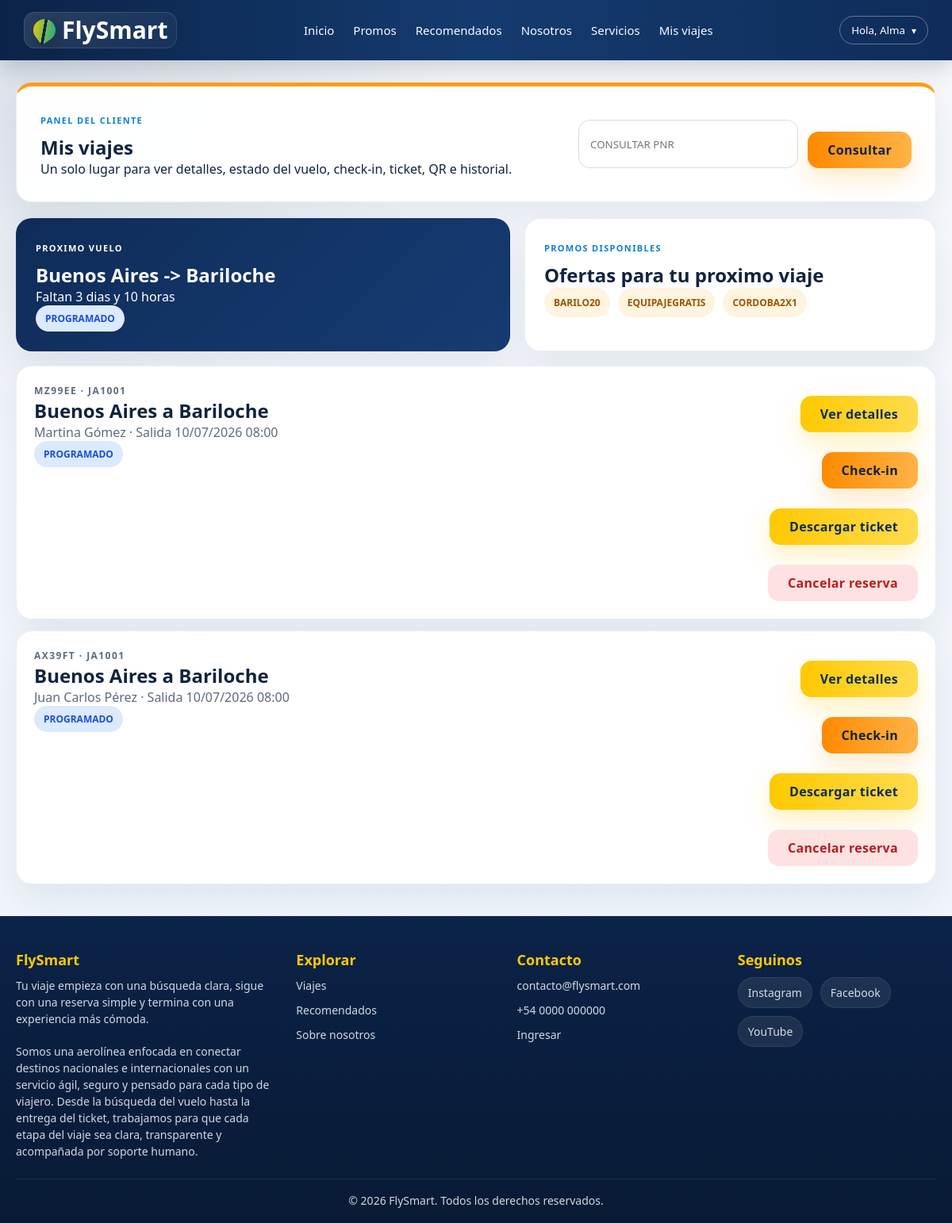
The page /consultas/reservas/mis_viajes.php (signed in) on the database its author committed.
### tables this page shows
CREATE TABLE `vuelos` (
  `id_vuelo` int(11) NOT NULL AUTO_INCREMENT,
  `numero_vuelo` varchar(20) NOT NULL,
  `id_avion` int(11) NOT NULL,
  `origen_iata` varchar(3) NOT NULL,
  `destino_iata` varchar(3) NOT NULL,
  `fecha_salida` datetime NOT NULL,
  `fecha_llegada` datetime NOT NULL,
  `precio_base_vuelo` decimal(10,2) NOT NULL,
  `estado_vuelo` varchar(20) NOT NULL,
  PRIMARY KEY (`id_vuelo`),
  KEY `id_avion` (`id_avion`),
  KEY `origen_iata` (`origen_iata`),
  KEY `destino_iata` (`destino_iata`),
  CONSTRAINT `fk_vuelos_avion` FOREIGN KEY (`id_avion`) REFERENCES `aviones` (`id_avion`),
  CONSTRAINT `fk_vuelos_destino` FOREIGN KEY (`destino_iata`) REFERENCES `aeropuertos` (`codigo_iata`),
  CONSTRAINT `fk_vuelos_origen` FOREIGN KEY (`origen_iata`) REFERENCES `aeropuertos` (`codigo_iata`)
);

CREATE TABLE `compras_ordenes` (
  `id_orden` int(11) NOT NULL AUTO_INCREMENT,
  `id_cliente` int(11) NOT NULL,
  `fecha_compra` datetime NOT NULL,
  `monto_total_pagado` decimal(10,2) NOT NULL,
  `id_metodo_pago` int(11) NOT NULL,
  PRIMARY KEY (`id_orden`),
  KEY `id_cliente` (`id_cliente`),
  KEY `id_metodo_pago` (`id_metodo_pago`),
  CONSTRAINT `fk_ordenes_cliente` FOREIGN KEY (`id_cliente`) REFERENCES `clientes` (`id_cliente`),
  CONSTRAINT `fk_ordenes_pago` FOREIGN KEY (`id_metodo_pago`) REFERENCES `metodos_pago` (`id_metodo_pago`)
);

CREATE TABLE `tickets_detalle` (
  `id_ticket` int(11) NOT NULL AUTO_INCREMENT,
  `id_orden` int(11) NOT NULL,
  `id_vuelo` int(11) NOT NULL,
  `id_pasajero` int(11) NOT NULL,
  `numero_asiento` varchar(10) DEFAULT NULL,  
  `id_plan` int(11) NOT NULL,
  `codigo_reserva_pnr` varchar(6) NOT NULL,
  `precio_tramo_pagado` decimal(10,2) NOT NULL,
  PRIMARY KEY (`id_ticket`),
  KEY `id_orden` (`id_orden`),
  KEY `id_vuelo` (`id_vuelo`),
  KEY `id_pasajero` (`id_pasajero`),
  KEY `id_plan` (`id_plan`),
  CONSTRAINT `fk_tickets_orden` FOREIGN KEY (`id_orden`) REFERENCES `compras_ordenes` (`id_orden`) ON DELETE CASCADE,
  CONSTRAINT `fk_tickets_pasajero` FOREIGN KEY (`id_pasajero`) REFERENCES `pasajeros` (`id_pasajero`),
  CONSTRAINT `fk_tickets_plan` FOREIGN KEY (`id_plan`) REFERENCES `planes_tarifas` (`id_plan`),
  CONSTRAINT `fk_tickets_vuelo` FOREIGN KEY (`id_vuelo`) REFERENCES `vuelos` (`id_vuelo`)
);

CREATE TABLE `aeropuertos` (
  `codigo_iata` varchar(3) NOT NULL,
  `nombre` varchar(100) NOT NULL,
  `ciudad` varchar(100) NOT NULL,
  `pais` varchar(100) NOT NULL,
  PRIMARY KEY (`codigo_iata`)
);

CREATE TABLE `pasajeros` (
  `id_pasajero` int(11) NOT NULL AUTO_INCREMENT,
  `tipo_documento` varchar(20) NOT NULL,
  `numero_documento` varchar(50) NOT NULL,
  `nombre` varchar(100) NOT NULL,
  `apellido` varchar(100) NOT NULL,
  `fecha_nacimiento` date NOT NULL,
  `asistencia_especial` tinyint(1) DEFAULT 0,
  `detalles_medicos` text DEFAULT NULL,
  PRIMARY KEY (`id_pasajero`),
  UNIQUE KEY `numero_documento` (`numero_documento`)
);

### consultas/reservas/mis_viajes.php (the view, shortened to what this page needs)
<?php
require_once '../../config/conexion.php';
include_once '../../includes/header.php';
$idCliente = $_SESSION['usuario_id'] ?? null;
$tickets = [];
$proximo = null;
function estadoClaseReserva(string $estado): string {
    $estado = strtolower($estado);
    return 'status-scheduled';
}
if ($idCliente) {
    $stmt = $pdo->prepare("
        SELECT td.codigo_reserva_pnr, td.numero_asiento, v.numero_vuelo, v.estado_vuelo, v.fecha_salida, v.fecha_llegada,
               origen.ciudad AS origen_ciudad, origen.codigo_iata AS origen_iata,
               destino.ciudad AS destino_ciudad, destino.codigo_iata AS destino_iata,
               p.nombre, p.apellido, co.fecha_compra
        FROM compras_ordenes co
        INNER JOIN tickets_detalle td ON td.id_orden = co.id_orden
        INNER JOIN vuelos v ON v.id_vuelo = td.id_vuelo
        INNER JOIN aeropuertos origen ON origen.codigo_iata = v.origen_iata
        INNER JOIN aeropuertos destino ON destino.codigo_iata = v.destino_iata
        INNER JOIN pasajeros p ON p.id_pasajero = td.id_pasajero
        WHERE co.id_cliente = :id_cliente
        ORDER BY v.fecha_salida ASC
    ");
    $stmt->execute(['id_cliente' => $idCliente]);
    $tickets = $stmt->fetchAll(PDO::FETCH_ASSOC);
    foreach ($tickets as $ticket) {
        if (strtotime($ticket['fecha_salida']) >= time() && strtolower($ticket['estado_vuelo']) !== 'cancelado') {
            $proximo = $ticket;
            break;
        }
    }
}
?>
<main class="reservation-page">
    <section class="client-panel-hero">
        <div>
            <p class="eyebrow">Panel del cliente</p>
            <h1>Mis viajes</h1>
            <p>Un solo lugar para ver detalles, estado del vuelo, check-in, ticket, QR e historial.</p>
        </div>
        <form action="ver_reserva.php" method="GET" class="reservation-search compact-search">
            <input type="text" name="pnr" maxlength="6" placeholder="Consultar PNR" required>
            <button type="submit" class="btn-next btn-orange">Consultar</button>
        </form>
    </section>
    <?php if (!$idCliente): ?>
        <section class="reservation-card reservation-empty">
            <h2>Inicia sesion para ver tus viajes</h2>
            <p>Sin iniciar sesion podes buscar vuelos, ver destinos, consultar un PNR y ver promociones. Para historial, check-in y tickets necesitas tu cuenta.</p>
            <a href="../login/login.php" class="btn-next btn-orange">Iniciar sesion</a>
        </section>
    <?php else: ?>
        <section class="dashboard-grid">
            <article class="dashboard-card next-flight-card">
                <p class="eyebrow">Proximo vuelo</p>
                <?php if ($proximo): ?>
                    <?php $faltan = max(0, strtotime($proximo['fecha_salida']) - time()); ?>
                    <h2><?= htmlspecialchars($proximo['origen_ciudad'] . ' -> ' . $proximo['destino_ciudad'], ENT_QUOTES, 'UTF-8') ?></h2>
                    <p>Faltan <?= floor($faltan / 86400) ?> dias y <?= floor(($faltan % 86400) / 3600) ?> horas</p>
                    <span class="status-pill <?= estadoClaseReserva($proximo['estado_vuelo']) ?>"><?= htmlspecialchars($proximo['estado_vuelo'], ENT_QUOTES, 'UTF-8') ?></span>
                <?php else: ?>
                    <h2>No tenes vuelos futuros</h2>
                    <p>Cuando compres un vuelo, va a aparecer aca.</p>
                <?php endif; ?>
            </article>
            <article class="dashboard-card">
                <p class="eyebrow">Promos disponibles</p>
                <h2>Ofertas para tu proximo viaje</h2>
                <div class="mini-promo-list">
                    <a href="../proceso_compra/vuelos.php?destino=BRC&pasajeros=1&codigo_promo=BARILO20">BARILO20</a>
                    <a href="../proceso_compra/vuelos.php?pasajeros=1&codigo_promo=EQUIPAJEGRATIS">EQUIPAJEGRATIS</a>
                    <a href="../proceso_compra/vuelos.php?destino=COR&pasajeros=2&codigo_promo=CORDOBA2X1">CORDOBA2X1</a>
                </div>
            </article>
        </section>
        <?php if (empty($tickets)): ?>
            <section class="reservation-card reservation-empty">
                <h2>Todavia no tenes vuelos comprados</h2>
                <p>Cuando finalices una reserva, va a aparecer en esta seccion.</p>
                <a href="../../index.php#buscador" class="btn-next">Buscar vuelos</a>
            </section>
        <?php else: ?>
            <section class="history-list">
                <?php foreach ($tickets as $ticket): ?>
                    <?php $cancelable = strtotime($ticket['fecha_salida']) > time() && strtolower($ticket['estado_vuelo']) !== 'cancelado'; ?>
                    <article class="history-item travel-action-card">
                        <div>
                            <p class="ticket-label"><?= htmlspecialchars($ticket['codigo_reserva_pnr'], ENT_QUOTES, 'UTF-8') ?> · <?= htmlspecialchars($ticket['numero_vuelo'], ENT_QUOTES, 'UTF-8') ?></p>
                            <h2><?= htmlspecialchars($ticket['origen_ciudad'], ENT_QUOTES, 'UTF-8') ?> a <?= htmlspecialchars($ticket['destino_ciudad'], ENT_QUOTES, 'UTF-8') ?></h2>
                            <p><?= htmlspecialchars($ticket['nombre'] . ' ' . $ticket['apellido'], ENT_QUOTES, 'UTF-8') ?> · Salida <?= date('d/m/Y H:i', strtotime($ticket['fecha_salida'])) ?></p>
                            <span class="status-pill <?= estadoClaseReserva($ticket['estado_vuelo']) ?>"><?= htmlspecialchars($ticket['estado_vuelo'], ENT_QUOTES, 'UTF-8') ?></span>
                        </div>
                        <div class="history-actions action-grid">
                            <a href="ver_reserva.php?pnr=<?= urlencode($ticket['codigo_reserva_pnr']) ?>" class="btn-next">Ver detalles</a>
                            <a href="checkin.php?pnr=<?= urlencode($ticket['codigo_reserva_pnr']) ?>" class="btn-next btn-orange">Check-in</a>
                            <a href="pasaje.php?pnr=<?= urlencode($ticket['codigo_reserva_pnr']) ?>" class="btn-next">Descargar ticket</a>
                            <?php if ($cancelable): ?>
                                <a href="cancelar_reserva.php?pnr=<?= urlencode($ticket['codigo_reserva_pnr']) ?>" class="btn-next btn-danger-action">Cancelar reserva</a>
                            <?php endif; ?>
                        </div>
                    </article>
                <?php endforeach; ?>
            </section>
        <?php endif; ?>
    <?php endif; ?>
</main>
<?php include_once '../../includes/footer.php'; ?>
</body>
</html>

### css/estilos.css (style rules this page uses)
:root { --primary-color: #0f2c59; --secondary-color: #00a896; --orange-color: #ff9f1c; --light-bg: #f4f6f9; --dark-text: #333; }
* { box-sizing: border-box; margin: 0; padding: 0; font-family: "Aptos", "Segoe UI", "Trebuchet MS", Arial, sans-serif; }
html { width: 100%; min-height: 100%; background: #081a34; }
body { width: 100%; min-height: 100vh; overflow-x: hidden; background-color: var(--light-bg); color: var(--dark-text); padding-bottom: 0; }
.btn-next { background-color: var(--secondary-color); color: white; border: none; padding: 12px 25px; font-size: 16px; border-radius: 4px; cursor: pointer; display: inline-block; text-decoration: none; text-align: center; margin-top: 15px; }
body { font-family: "Aptos", "Segoe UI", "Trebuchet MS", Arial, sans-serif; background: radial-gradient(circle at top left, rgba(15, 44, 89, 0.12), transparent 30%), linear-gradient(180deg, #f7f9fc 0%, #eef4fb 100%); color: #10233f; }
.eyebrow { display: inline-flex; align-items: center; gap: 8px; text-transform: uppercase; letter-spacing: 0.12em; font-size: 11px; color: #0d7fd4; font-weight: 800; margin-bottom: 10px; }
.btn-next { background: linear-gradient(90deg, #fec901, #ffdb4d); color: #0f2c59; border-radius: 14px; box-shadow: 0 14px 30px rgba(254, 201, 1, 0.25); font-weight: 900; letter-spacing: 0.02em; }
html, body { min-height: 100%; }
body { min-height: 100vh; display: flex; flex-direction: column; }
* { margin: 0; padding: 0; box-sizing: border-box; }

### css/reservas.css (style rules this page uses)
.reservation-tools, .reservation-page { max-width: 100%; width: 100%; margin: 0 auto 40px; padding: 0 20px; }
.reservation-tool, .reservation-card, .ticket-summary, .history-item, .boarding-pass { background: rgba(255, 255, 255, 0.96); border: 1px solid rgba(15, 44, 89, 0.08); border-radius: 20px; box-shadow: 0 18px 45px rgba(15, 44, 89, 0.08); }
.reservation-tool p, .reservation-card p, .ticket-details p, .history-item p, .boarding-qr p { color: #5c6b7e; }
.reservation-form, .reservation-search { display: flex; gap: 12px; flex-wrap: wrap; margin-top: 18px; }
.reservation-form input, .reservation-search input { flex: 1; min-width: 220px; min-height: 48px; padding: 12px 14px; border: 1px solid #d4ddeb; border-radius: 14px; text-transform: uppercase; }
.btn-orange { background: linear-gradient(90deg, #ff8a00, #ffb347); color: #10233f; box-shadow: 0 14px 30px rgba(255, 159, 28, 0.22); }
.reservation-page { margin-top: 28px; }
.ticket-label { font-size: 12px; text-transform: uppercase; letter-spacing: 0.12em; font-weight: 800; }
.status-pill { display: inline-flex; align-items: center; width: fit-content; padding: 8px 12px; border-radius: 999px; background: #fff4df; color: #9a5400; font-size: 12px; font-weight: 900; text-transform: uppercase; }
.history-list { display: grid; gap: 14px; }
.history-item { display: grid; grid-template-columns: 1fr auto; gap: 18px; padding: 22px; }
.history-actions { display: flex; flex-direction: column; align-items: flex-end; gap: 10px; }
.status-scheduled { background: #dbeafe; color: #1d4ed8; }
.client-panel-hero, .dashboard-card, .promo-applied-card { background: rgba(255, 255, 255, 0.96); border: 1px solid rgba(15, 44, 89, 0.08); border-radius: 20px; box-shadow: 0 18px 45px rgba(15, 44, 89, 0.08); }
.client-panel-hero { display: grid; grid-template-columns: minmax(0, 1fr) minmax(280px, 420px); gap: 18px; align-items: center; padding: 30px; margin-bottom: 20px; border-top: 5px solid #ff9f1c; }
.compact-search { margin-top: 0; }
.dashboard-grid { display: grid; grid-template-columns: 1.2fr 1fr; gap: 18px; margin-bottom: 18px; }
.dashboard-card { padding: 24px; }
.next-flight-card { background: linear-gradient(135deg, #0f2c59, #163c73); color: #fff; }
.next-flight-card h2, .next-flight-card p { color: #fff; }
.mini-promo-list, .action-grid { display: flex; flex-wrap: wrap; gap: 10px; }
.mini-promo-list a { padding: 10px 12px; border-radius: 999px; background: #fff4df; color: #9a5400; text-decoration: none; font-weight: 800; font-size: 12px; }
.travel-action-card { transition: transform 0.2s ease, box-shadow 0.2s ease; }
.btn-danger-action { background: #fee2e2; color: #b91c1c; box-shadow: none; }

### rows shown on the page
vuelos: estado_vuelo "PROGRAMADO"
compras_ordenes: tickets_detalle.codigo_reserva_pnr "MZ99EE", vuelos.numero_vuelo "JA1001", aeropuertos.ciudad "Buenos Aires", aeropuertos.ciudad "Bariloche", pasajeros.nombre+apellido "Martina Gómez", vuelos.fecha_salida "10/07/2026 08:00", vuelos.estado_vuelo "PROGRAMADO"
compras_ordenes: tickets_detalle.codigo_reserva_pnr "AX39FT", vuelos.numero_vuelo "JA1001", aeropuertos.ciudad "Buenos Aires", aeropuertos.ciudad "Bariloche", pasajeros.nombre+apellido "Juan Carlos Pérez", vuelos.fecha_salida "10/07/2026 08:00", vuelos.estado_vuelo "PROGRAMADO"

### other values the page prints
$_SESSION['usuario_nombre'] "Alma"
$proximo['origen_ciudad'] . ' -> ' . $proximo['destino_ciudad'] "Buenos Aires -> Bariloche"
